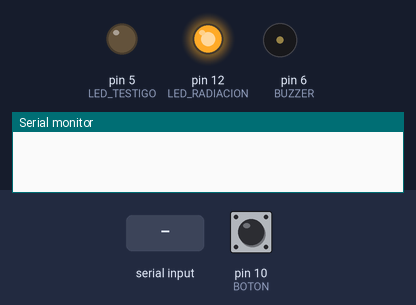
Recording of a sketch running on a simulated Arduino Uno, built with avr-gcc and run on an emulated ATmega328P. On the bench: output pins drawn as LEDs (lit = HIGH), buzzer (waves = sounding), the last lines printed to the serial monitor. The test bench sets the inputs (shaded band); at power-on: pin 10 (BOTON) HIGH.

Above: at 1.2 s.
1.3 s: "E" received over Serial
At 1.7 s:
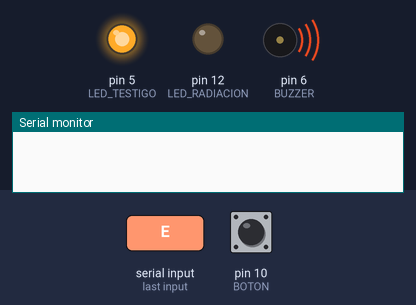
At 32.4 s:
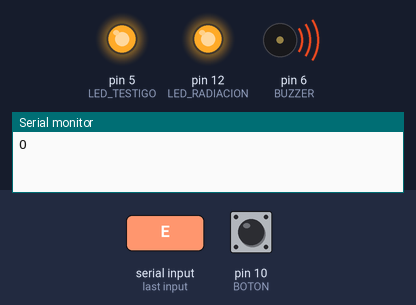
Timing chart, 0 to 32.7 s (numbered marks = the images above; inputs shaded):
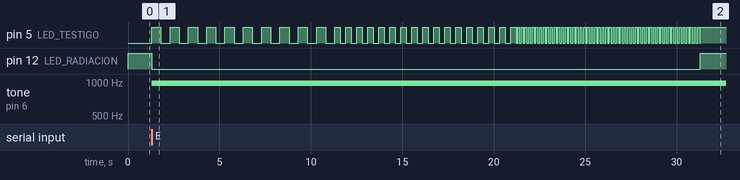

The sketch:

LUMI_Nano.ino
```cpp
//--- VERSIÓN: 26/04/2020 ----//
#define PIR1 2//----PIN Sensor de movimiento 1
#define PIR2 3//----PIN Sensor de movimiento 2
#define LED_TESTIGO 5//----PIN Led de BOTÓN, indica lámparas prendidas y alarmas.
#define LED_RADIACION 12//----PIN Led indica tensión al inicio de ciclo y lámparas prendidas
#define BUZZER 6//----PIN Buzzer
#define BOTON 10//----PIN Boton Inicio de ciclo
//----Tiempos definidos en milisegundos----//
#define TIEMPO_CICLO 300000 //----Duración de CICLO (lámparas encendidas)
#define TIEMPO_HISTERESIS 7000 //----Demora en estabilizar los PIR (para inhabilitar sensado)
#define TIEMPO_ALARMA_FIN 4000 //----Duración alarma final
#define TIEMPO_SALIR 30000 //----Duración de alarma previo a iniciar el CICLO
#define TIEMPO_PAUSA 30000 //----Duración de alarma PAUSAS (movimiento/serial)
//----Banderas----//
bool ciclo=false;//----ciclo activado/desactivado
bool comenzado=false;//----comienzo de nuevo ciclo
bool lectura_boton=false; //----boton apretado/no apretado
bool lectura_serial_A=false; //----letra 'A-Apagar' recibida/no recibida
bool lectura_serial_E=false; //----letra 'E-Encender' recibida/no recibida
bool lectura_serial_P=false; //----letra 'P-Pausar' recibida/no recibida
bool fin_histeresis=false;//----fin de alarma histéresis
bool luz_encendida=false;//----encendido/apagado de las lámparas
bool pausa=false;//----dar inicio a la pausa
//----Tiempos en los que sucede algún evento: millis()----//
unsigned long tiempo;//----actual
unsigned long tiempo_inicio; //----evento inicio (serial/boton)
unsigned long tiempo_pausa; //---pausa (movimiento/serial)
unsigned long tiempo_encendido; //----encendido lámparas
unsigned long tiempo_ciclo;//----inicio de ciclo
unsigned long tiempo_alarma;//----fin de alarma
unsigned long tiempo_final;//----inicio de ciclo
//----Contadores para control de tiempos varios----//
unsigned long contador_ciclo; //----tiempo con luces encendidas
unsigned long pausa_acumulada; //----tiempo en pausa
unsigned int contador_boton;//----registro de presión sostenida en botón


void setup()
 {
  Serial.begin(115200);
  pinMode(LED_TESTIGO, OUTPUT);
  pinMode(LED_RADIACION, OUTPUT);
  pinMode(BUZZER, OUTPUT);
  pinMode(BOTON, INPUT_PULLUP);
  pinMode(PIR1, INPUT);
  pinMode(PIR2, INPUT);
  contador_boton=0;
  pausa_acumulada=0;
  contador_ciclo=0;
  fin_histeresis=false;
  digitalWrite(LED_RADIACION, HIGH); //Avisa que esta con tensión.
 }
void alarma(unsigned int t, unsigned long t_prender)
  {
    if((tiempo - t_prender)<floor(t/3))
    {
      beep(500);
    }
    if(((tiempo - t_prender)>floor(t/3)) &&  ((tiempo - t_prender) < floor(2*t/3) ))
    {
      beep(300);
    }
    if((tiempo - t_prender)>floor(2*t/3))
    {
      beep(100);
    }
  }
void beep(int periodo)
  {
    if (abs(tiempo - tiempo_alarma) < periodo)
        {
        analogWrite(BUZZER, 440);
        digitalWrite(LED_TESTIGO, HIGH);
        }
    if(abs(tiempo - tiempo_alarma) > periodo)
        {
        analogWrite(BUZZER, 0);
        digitalWrite(LED_TESTIGO, LOW);
        }

    if(abs(tiempo - tiempo_alarma) > 2*periodo)
        {
        tiempo_alarma=millis();
        }
  }
void botonEvent(bool btninit)
  {
  if(!btninit)
      {
          delay(300);//----si estoy pulsando, cuento 300 ms
          contador_boton++;//---contador de pulsado
      }
      if (contador_boton > 6)//---al superar 1800 ms de pulsación, levanta bandera de evento boton
      {
        contador_boton=0;
        lectura_boton=true;
        tiempo_inicio=millis();
        digitalWrite(LED_RADIACION, LOW); // Leyó el botón
      }
  }
void serialEvent()
  {
    char inChar;
    if (Serial.available())//----Si está leyendo el serial, traemos el char y seteamos banderas----//
    {
      inChar=(char)Serial.read();//----ESP envía 'A' para APAGAR
      if(inChar=='A')
      {
        lectura_serial_E=false;
        lectura_serial_P=false;
        lectura_serial_A=true;
      }
      if(inChar=='E')//----ESP envía 'E' para ENCENDER
      {
        lectura_serial_E=true;
        lectura_serial_P=false;
        lectura_serial_A=false;
        tiempo_inicio=millis();
        digitalWrite(LED_RADIACION, LOW);
      }
      if(inChar=='P')//----ESP envía 'P' para PAUSAR
      {
        lectura_serial_E=false;
        lectura_serial_P=true;
        lectura_serial_A=false;
        tiempo_pausa=millis();
      }
    }
  }
void iniciar()
  {
    if((tiempo - tiempo_inicio)<TIEMPO_SALIR)//----si estoy dentro del tiempo de salida acciona la alarma
      {
        alarma(TIEMPO_SALIR,tiempo_inicio);
      }
    else//----si terminó el tiempo de salida inicia el ciclo
    {
      tiempo_ciclo=millis();
      digitalWrite(LED_TESTIGO, HIGH);
      ciclo=true;
      comenzado=false;
    }
  }
void pausar()
  {
    if(luz_encendida)
      {
        apagarLuz();
      }
    tiempo=millis();
    if((tiempo - tiempo_pausa)<TIEMPO_PAUSA)
      {
        alarma(TIEMPO_PAUSA,tiempo_pausa);
      }
    else
      {
        pausa_acumulada+=TIEMPO_PAUSA;
        pausa=false;
      }
  }
void finCiclo()
  {
    analogWrite(BUZZER, 440);
    digitalWrite(LED_TESTIGO, HIGH);
    delay(2000);
    analogWrite(BUZZER, 0);
    //---Reiniciamos las variables
    digitalWrite(LED_RADIACION, HIGH);
    digitalWrite(LED_TESTIGO, LOW);
    ciclo=false;
    comenzado=false;
    lectura_boton=false;
    luz_encendida=false;
    pausa=false;
    fin_histeresis=false;
  }
void encenderLuz()
  {
    digitalWrite(LED_RADIACION, HIGH);
    digitalWrite(LED_TESTIGO, HIGH);
    Serial.write('O');
    fin_histeresis=false;
    tiempo_encendido=millis();
    luz_encendida=true;
  }
void apagarLuz()
 {
    Serial.write('S');
    luz_encendida=false;
    lectura_serial_E=false;
    digitalWrite(LED_TESTIGO,LOW);
    digitalWrite(LED_RADIACION, LOW);
    fin_histeresis=false;
 }
void loop()
  {
    tiempo=millis();
    botonEvent(digitalRead(BOTON));
    serialEvent();
    //---LECTURA DE EVENTOS DE INICIO DE CICLO
    if (lectura_boton || lectura_serial_E)
      {
        tiempo=millis();
        comenzado=true;
      }
    //---ACTIVACIÓN DE ALARMA INICIAL Y HABILITACIÓN DE CICLO
    if (comenzado && (!ciclo))
      {
        iniciar();
        pausa_acumulada=0;
        contador_ciclo=0;
      }
    //---CONTROL GENERAL DE ESTADOS EN EL CICLO
    if(ciclo)
      {
        tiempo=millis();
        contador_ciclo=tiempo-tiempo_ciclo-pausa_acumulada;
        //---VERIFICACIÓN DEL TIEMPO MÁXIMO DE CICLO
        if (contador_ciclo<TIEMPO_CICLO)
          {
            //---VERIFICACIÓN DE EVENTO SERIAL DE APAGADO
            if (lectura_serial_A)
              {
                lectura_serial_A=false;
                apagarLuz();
                finCiclo();
              }
            //---SÓLO SE ENCIENDE LUZ SI NO ESTÁ ENCENDIDA, NI EN UNA PAUSA, CON CICLO INICIADO
            if ((!pausa)&&(ciclo))
              {
                if (!luz_encendida)
                  {
                    encenderLuz();
                  }
                else //----MANEJAMOS LA HISTERESIS
                  {
                    if (TIEMPO_HISTERESIS<((tiempo - tiempo_encendido)))
                    {
                      fin_histeresis=true;
                    }
                  }
              }
            //---SENSADO DE MOVIMIENTO ACTIVADO AL FINALIZAR HISTÉRESIS SI NO HAY PAUSA INICIADA
            if((fin_histeresis)&&(!pausa))
              {
                if((digitalRead(PIR1)) || (digitalRead(PIR2)))
                  {
                    pausa = true;
                    tiempo_pausa = millis();
                  }
              }
            //---SENSADO WEB ACTIVADO SI NO HAY PAUSA INICIADA
            if (lectura_serial_P && (!pausa))
              {
                lectura_serial_P=false;
                pausa = true;
                tiempo_pausa = millis();
              }
          if (pausa)
            {
              pausar();//---alarma sonora y fin de pausa
            }
          }
        //---SE FINALIZA AL CUMPLIR TIEMPO_CICLO
        else
          {
            apagarLuz();//----alarma sonora y envia señal de apagado
            finCiclo();
          }
      }
  }
```

Measured:
- after the input at 1.3 s, pin 5 (LED_TESTIGO): goes 10 × (HIGH 0.50 s, LOW 0.50 s), 16 × (HIGH 0.30 s, LOW 0.30 s), HIGH 0.30 s, 50 × (LOW 0.08 s, HIGH 0.10 s), LOW 0.04 s, then HIGH, starting at once; pin 12 (LED_RADIACION): HIGH → LOW at once, → HIGH 30.0 s later; tone on pin 6 (BUZZER): silent → 977 Hz at once
